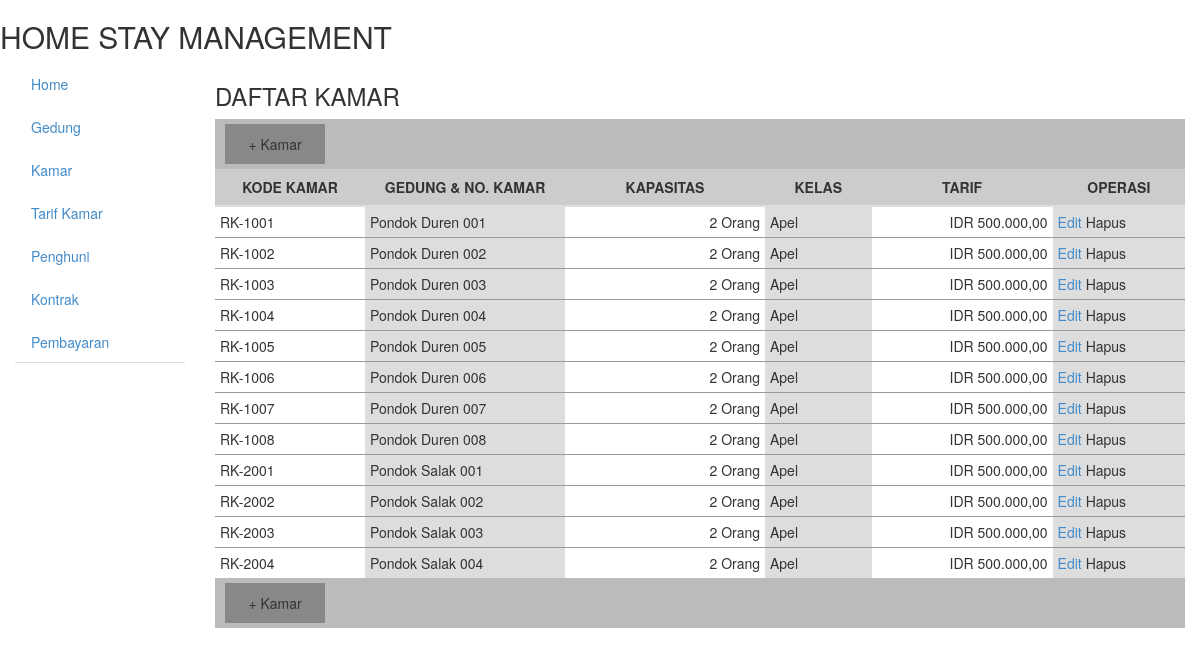
Page /?menu=kamar on the committed database.
### tables this page shows
CREATE TABLE kamar(
kodeKamar varchar(7) not null primary key,
kodeGedung varchar(4) not null,
nomorKamar int(3) unsigned default null,
dayaTampung int(2),
kelasTarif int(2),
occupancy int(2) default '0'
);

### lib/class.kamar.inc.php (the view, shortened to what this page needs)
<?php
require("class.crud.inc.php");
class kamar extends dbcrud
{
	function listKamar($limit=0)
	{
		$sql = "SELECT * FROM viewKamar ORDER BY kodeKamar LIMIT $limit,".rows;
		$qry = $this->transact($sql);
		while($r = $qry->fetch()){
			echo "
			<tr>
			   <td>".$r['kodeKamar']."</td>
			   <td>".$r['namaGedung']." ".$this->lz(3,$r['nomorKamar'])."</td>
			   <td width='200' class='alg-r'>".$r['dayaTampung']." Orang</td>
			   <td>".$r['namaKelas']."</td>
			   <td class='alg-r'><span=class='currency'>IDR</span> ".$this->numfor($r['tarif'])."</td>
			   <td>
				  <a href='./?menu=modify&data=kamar&id=".$r['kodeKamar']."'>Edit</a>
				  Hapus
			   </td>
			</tr>
			";
		}
	}
}
?>

### css/hsm.css (style rules this page uses)
.alg-r { text-align:right; padding:0 4px; }
table.table tbody tr td { border-top: 1px solid #999; padding:5px; }
td:nth-child(even) { background:#DDD; }

### rows in the picture
kamar: kodeKamar "RK-1001", namaGedung "Pondok Duren", nomorKamar "001", dayaTampung "2", namaKelas "Apel", numfor "500.000,00"
kamar: kodeKamar "RK-1002", namaGedung "Pondok Duren", nomorKamar "002", dayaTampung "2", namaKelas "Apel", numfor "500.000,00"
kamar: kodeKamar "RK-1003", namaGedung "Pondok Duren", nomorKamar "003", dayaTampung "2", namaKelas "Apel", numfor "500.000,00"
kamar: kodeKamar "RK-1004", namaGedung "Pondok Duren", nomorKamar "004", dayaTampung "2", namaKelas "Apel", numfor "500.000,00"
kamar: kodeKamar "RK-1005", namaGedung "Pondok Duren", nomorKamar "005", dayaTampung "2", namaKelas "Apel", numfor "500.000,00"
kamar: kodeKamar "RK-1006", namaGedung "Pondok Duren", nomorKamar "006", dayaTampung "2", namaKelas "Apel", numfor "500.000,00"
kamar: kodeKamar "RK-1007", namaGedung "Pondok Duren", nomorKamar "007", dayaTampung "2", namaKelas "Apel", numfor "500.000,00"
kamar: kodeKamar "RK-1008", namaGedung "Pondok Duren", nomorKamar "008", dayaTampung "2", namaKelas "Apel", numfor "500.000,00"
kamar: kodeKamar "RK-2001", namaGedung "Pondok Salak", nomorKamar "001", dayaTampung "2", namaKelas "Apel", numfor "500.000,00"
kamar: kodeKamar "RK-2002", namaGedung "Pondok Salak", nomorKamar "002", dayaTampung "2", namaKelas "Apel", numfor "500.000,00"
kamar: kodeKamar "RK-2003", namaGedung "Pondok Salak", nomorKamar "003", dayaTampung "2", namaKelas "Apel", numfor "500.000,00"
kamar: kodeKamar "RK-2004", namaGedung "Pondok Salak", nomorKamar "004", dayaTampung "2", namaKelas "Apel", numfor "500.000,00"

### other values in the picture
$label "Kamar Kamar"
